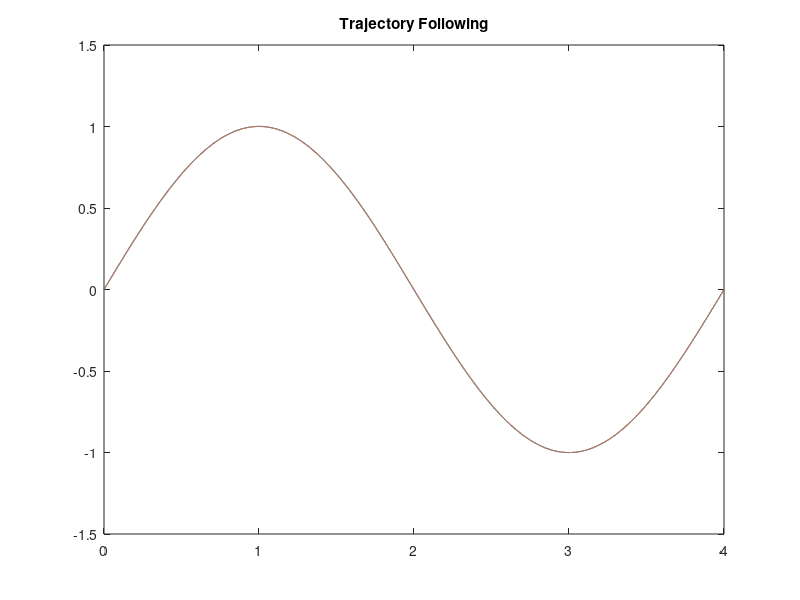
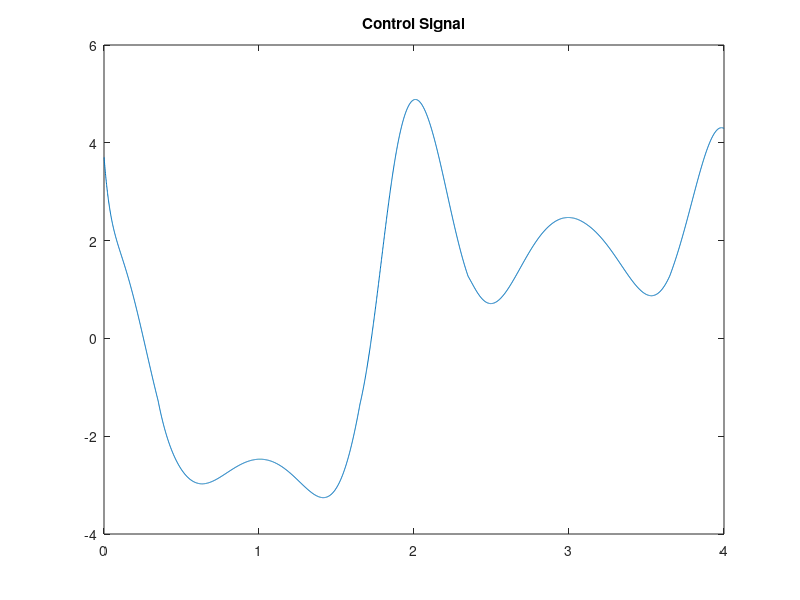
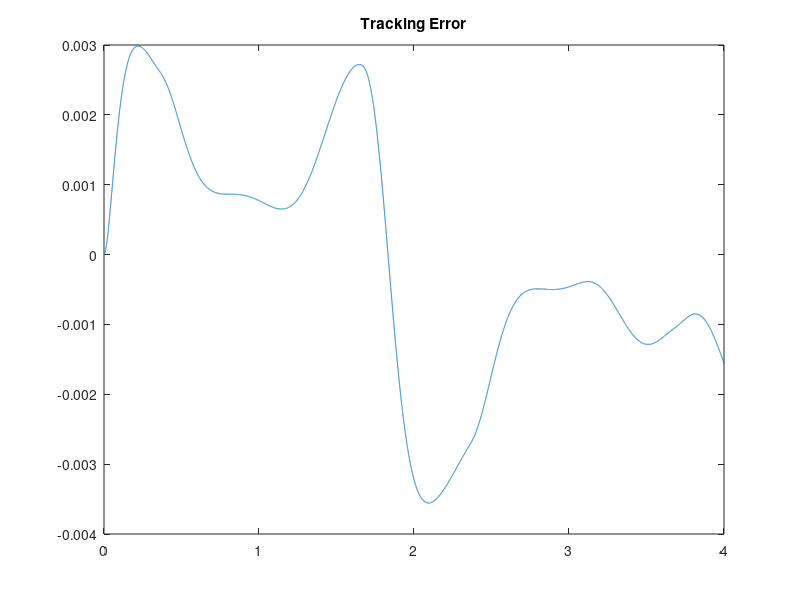

Here is the MATLAB script that generated these plots, in order:
clear 
clc
close all


delta_t = 0.0002;
sampling_rate = 0.001;
sampling_int = sampling_rate/delta_t;
final_t = 4;
t = 0:delta_t:final_t;
t = t';
t_plot = 0:delta_t:final_t;
t_plot = t_plot';
sizes = size(t);

xd = sin(pi*t/2);
xd_dot = (pi/2)*cos(pi*t/2);
xd_2dot = -(pi/2)^2*sin(pi*t/2);

x = 0;
x_dot = pi/2;

lambda = 20;
eta = 0.1;
phi = 0.1;
x_plot = zeros(sizes(1),1);
u_plot = zeros(sizes(1),1);
error_plot = zeros(sizes(1),1);

for i=1:sizes(1)
    x_plot(i) = x;
    a = abs(sin(t(i))) + 1;
    error = x - xd(i);
    error_dot = x_dot - xd_dot(i);    
    k = 0.5*x_dot^2*abs(cos(3*x))+eta;
    s = error_dot + lambda*error;
    error_plot(i) = error;
    if rem(i-1, sampling_int) == 0
      f_hat = -1.5*x_dot^2*cos(3*x);
      u_hat = -f_hat + xd_2dot(i) - lambda*error_dot;
      if abs(s)>phi
        u = u_hat - k*sign(s/phoi);
      else
        u = u_hat - k*s/phi;        
      end  
    else
      u  = u;
    end
    u_plot(i) = u;
    x_2dot = -a*x_dot^2*cos(3*x) + u;
    x_dot = x_dot + delta_t*x_2dot;
    x = x + x_dot*delta_t + 0.5*x_2dot*(delta_t)^2;
end



figure(1)
plot(t, x_plot, t, xd);
title('Trajectory Following')



figure(4)
plot(t, u_plot);
title('Control Signal')


figure(6)
plot(t, error_plot);
title('Tracking Error')
